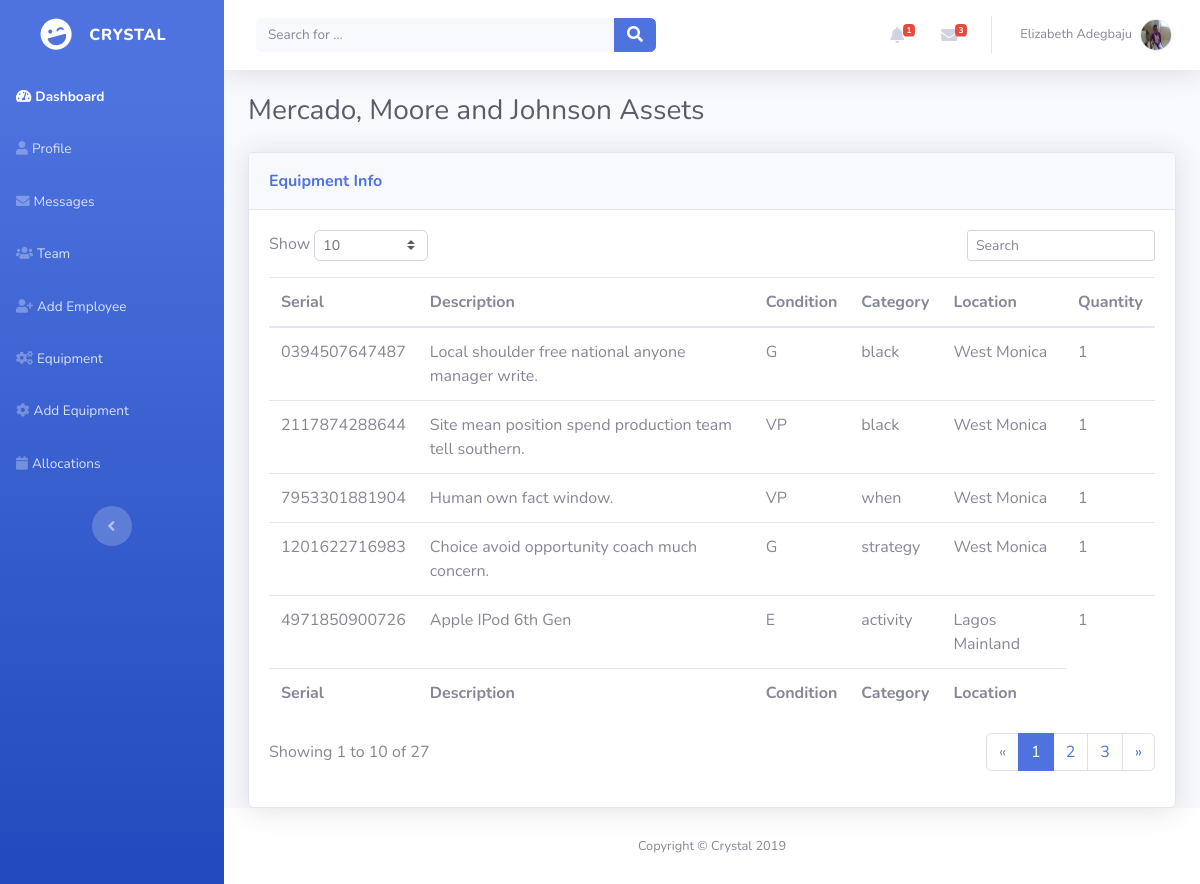
Before: /equipments/ (signed in) with the older database file.
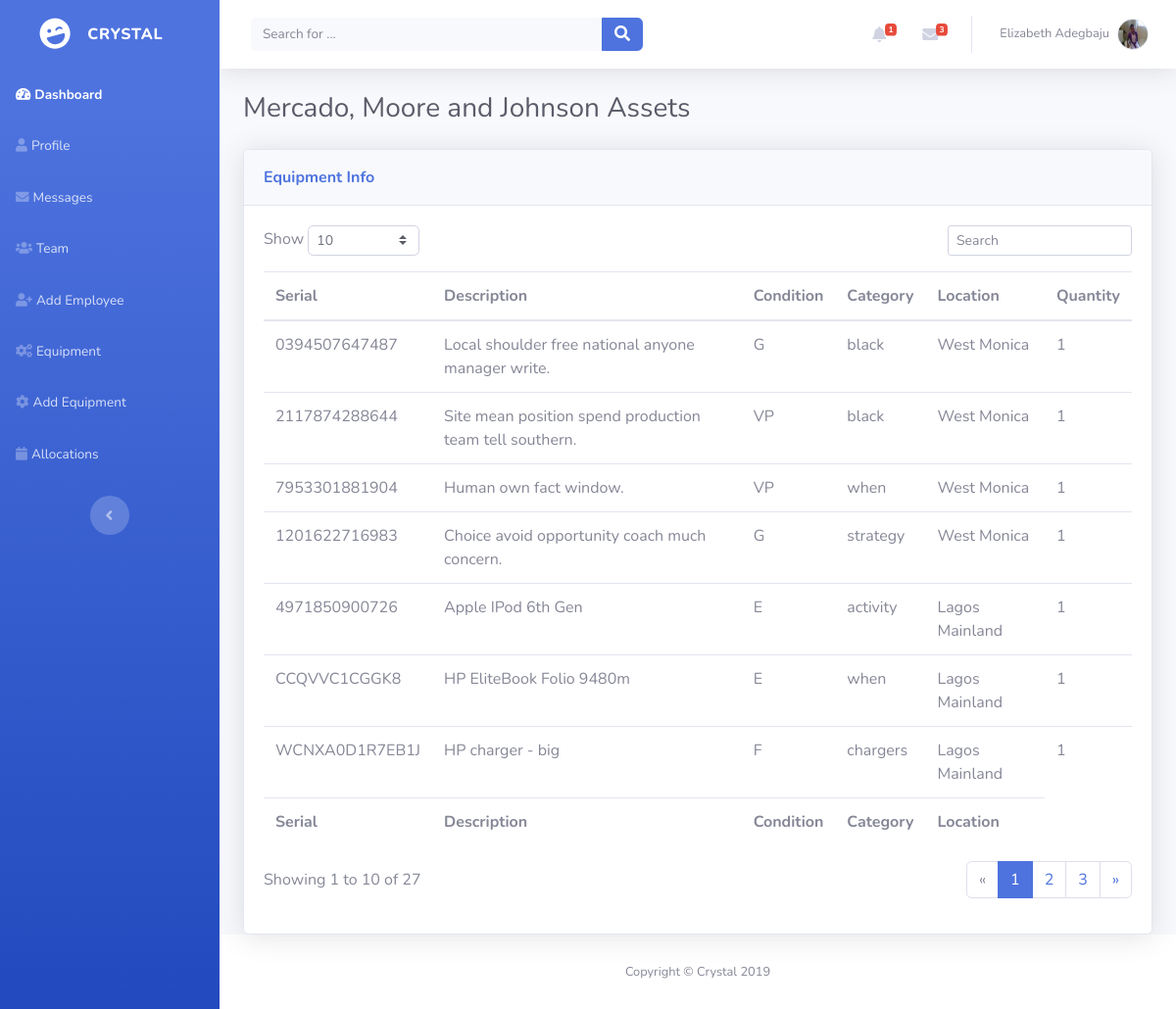
After: the same page with the newer database file.
### dashboard/models.py (models this page shows, shortened)
class User(AbstractUser):
    username = None
    first_name = models.CharField(_('first name'), max_length=30, blank=True)
    last_name = models.CharField(_('last name'), max_length=150, blank=True)
    email = models.EmailField(_('email address'), unique=True)
    USERNAME_FIELD = 'email'
    REQUIRED_FIELDS = []
    objects = UserManager()

class Employee(models.Model):
    user = models.OneToOneField(User, models.CASCADE)
    username = models.CharField(max_length=20)
    image = models.ImageField(upload_to=user_directory_path)
    email_verified = models.BooleanField(default=False)
    location = models.ForeignKey(Location, on_delete=models.PROTECT, default=1)

class Company(models.Model):
    name = models.CharField(max_length=50, help_text='Name of Company')
    verbose_name_plural = 'Companies'

class Equipment(models.Model):
    POSSIBLE_EQUIPMENT_CONDITIONS = [
        ('VP', 'Very Poor'),
        ('F', 'Fair'),
        ('G', 'Good'),
        ('E', 'Excellent'),
    ]
    serial = models.CharField(max_length=20, primary_key=True)
    description = models.TextField(help_text="Enter details on equipment")
    price = models.IntegerField()
    vendor = models.EmailField(help_text="Enter Vendor's email address")
    condition = models.CharField(max_length=20,
                                 choices=POSSIBLE_EQUIPMENT_CONDITIONS)
    category = models.ForeignKey(Category, on_delete=models.CASCADE)
    location = models.ForeignKey(Location, on_delete=models.CASCADE)
    quantity = models.IntegerField(default=1)

class Category(models.Model):
    name = models.CharField(max_length=20, help_text='New category')
    company = models.ForeignKey(Company, on_delete=models.CASCADE)

class Location(models.Model):
    name = models.CharField(
        max_length=20, help_text='Name to identify branch location of Company')
    address = models.TextField(help_text='Address of Office', null=True)
    city = models.CharField(max_length=20, help_text='City', null=True)
    country = models.CharField(max_length=20, help_text='Country', null=True)
    company = models.ForeignKey(Company, on_delete=models.CASCADE)

### dashboard/views.py (the view)
# urls.py: path('equipments/', views.equipments, name='equipments'),
@login_required
def equipments(request):
    if request.method == "GET":
        user = request.user
        unread_messages = Message.objects.filter(to_user=user, from_user_id__gte=2, read=False).order_by('-date_sent')
        alerts = Message.objects.filter(from_user_id=1, to_user=user).order_by('-date_sent')
        company = user.employee.location.company
        equipments = Equipment.objects.filter(location__company=company)
        return render(request, 'equipments.html',
                      {'company': company, 'equipments': equipments, 'unread_messages': unread_messages,
                       'alerts': alerts})

### dashboard/templatetags/profile_extras.py (called while the page is built)
@register.filter
def count(value):
    return len(value)

### templates/equipments.html (shortened to what this page needs)
{% extends 'base_nav.html' %}
{% load static %}
{% load profile_extras %}
{% block content %}
    <div class="container-fluid">
        <h3 class="text-dark mb-4">{{ company.name }} Assets</h3>
        <div class="card shadow">
            <div class="card-header py-3">
                <p class="text-primary m-0 font-weight-bold">Equipment Info</p>
            </div>
            <div class="card-body">
                <div class="row">
                    <div class="col-md-6 text-nowrap">
                        <div id="dataTable_length" class="dataTables_length" aria-controls="dataTable">
                            <label>Show&nbsp;<select
                                    class="form-control form-control-sm custom-select custom-select-sm">
                                <option value="10" selected="">10</option>
                            </select>&nbsp;</label></div>
                    </div>
                    <div class="col-md-6">
                        <div class="text-md-right dataTables_filter" id="dataTable_filter"><label><input
                                type="search" class="form-control form-control-sm"
                                aria-controls="dataTable" placeholder="Search"></label></div>
                    </div>
                </div>
                <div class="table-responsive table mt-2" id="dataTable" role="grid"
                     aria-describedby="dataTable_info">
                    <table class="table dataTable my-0" id="dataTable">
                        <thead>
                        <tr>
                            <th>Serial</th>
                            <th>Description</th>
                            <th>Condition</th>
                            <th>Category</th>
                            <th>Location</th>
                            <th>Quantity</th>
                        </tr>
                        </thead>
                        <tbody>
                        {% for equipment in equipments %}
                            <tr>
                                <td>{{ equipment.serial }}</td>
                                <td>{{ equipment.description }}</td>
                                <td>{{ equipment.condition }}</td>
                                <td>{{ equipment.category.name }}</td>
                                <td>{{ equipment.location.name }}</td>
                                <td>{{ equipment.quantity }}</td>
                            </tr>
                        {% endfor %}
                        </tbody>
                        <tfoot>
                        <tr>
                            <td><strong>Serial</strong></td>
                            <td><strong>Description</strong></td>
                            <td><strong>Condition</strong></td>
                            <td><strong>Category</strong></td>
                            <td><strong>Location</strong></td>
                        </tr>
                        </tfoot>
                    </table>
                </div>
                <div class="row">
                    <div class="col-md-6 align-self-center">
                        <p id="dataTable_info" class="dataTables_info" role="status" aria-live="polite">
                            Showing 1 to 10 of 27</p>
                    </div>
                    <div class="col-md-6">
                        <nav
                                class="d-lg-flex justify-content-lg-end dataTables_paginate paging_simple_numbers">
                            <ul class="pagination">
                                <li class="page-item disabled"><a class="page-link" href="#"
                                                                  aria-label="Previous"><span
                                        aria-hidden="true">«</span></a></li>
                                <li class="page-item active"><a class="page-link" href="#">1</a></li>
                                <li class="page-item"><a class="page-link" href="#">2</a></li>
                                <li class="page-item"><a class="page-link" href="#">3</a></li>
                                <li class="page-item"><a class="page-link" href="#" aria-label="Next"><span
                                        aria-hidden="true">»</span></a></li>
                            </ul>
                        </nav>
                    </div>
                </div>
            </div>
        </div>
    </div>
{% endblock %}

### templates/base_nav.html (shortened to what this page needs)
{% extends 'base.html' %}
{% load static %}
{% load profile_extras %}
{% block sidenav %}
    <nav class="navbar navbar-dark align-items-start sidebar sidebar-dark accordion bg-gradient-primary p-0"
         id="page-top">
        <div class="container-fluid d-flex flex-column p-0">
            <a class="navbar-brand d-flex justify-content-center align-items-center sidebar-brand m-0"
               href="{% url 'home' %}">
                <div class="sidebar-brand-icon rotate-n-15"><i class="fas fa-laugh-wink"></i></div>
                <div class="sidebar-brand-text mx-3"><span>Crystal</span></div>
            </a>
            <ul class="nav navbar-nav text-light" id="accordionSidebar">
                <li class="nav-item" role="presentation"><a class="nav-link active" href="{% url 'dashboard' %}"><i
                        class="fas fa-tachometer-alt"></i><span>Dashboard</span></a></li>
                <li class="nav-item" role="presentation"><a class="nav-link" href="{% url 'profile' %}"><i
                        class="fas fa-user"></i><span>Profile</span></a></li>
                <li class="nav-item" role="presentation"><a class="nav-link" href="{% url 'messages' %}"><i
                        class="fas fa-envelope"></i><span>Messages</span></a></li>
                <li class="nav-item" role="presentation"><a class="nav-link" href="{% url 'team' %}"><i
                        class="fas fa-users"></i><span>Team</span></a></li>
                <li class="nav-item" role="presentation"><a class="nav-link" href="{% url 'add_employee' %}"><i
                        class="fas fa-user-plus"></i><span>Add Employee</span></a></li>
                <li class="nav-item" role="presentation"><a class="nav-link" href="{% url 'equipments' %}"><i
                        class="fas fa-cogs"></i><span>Equipment</span></a></li>
                <li class="nav-item" role="presentation"><a class="nav-link" href="{% url 'add_equipment' %}"><i
                        class="fas fa-cog"></i><span>Add Equipment</span></a></li>
                <li class="nav-item" role="presentation"><a class="nav-link" href="{% url 'allocations' %}"><i
                        class="fas fa-calendar"></i><span>Allocations</span></a></li>
            </ul>
            <div class="text-center d-none d-md-inline">
                <button class="btn rounded-circle border-0" id="sidebarToggle"
                        type="button"></button>
            </div>
        </div>
    </nav>
{% endblock %}
{% block topnav %}
    <div id="content">
        <nav class="navbar navbar-light navbar-expand bg-white shadow mb-4 topbar static-top">
            <div class="container-fluid">
                <form class="form-inline d-none d-sm-inline-block mr-auto ml-md-3 my-2 my-md-0 mw-100 navbar-search">
                    <div class="input-group"><input class="bg-light form-control border-0 small" type="text"
                                                    placeholder="Search for ...">
                        <div class="input-group-append">
                            <button class="btn btn-primary py-0" type="button"><i
                                    class="fas fa-search"></i></button>
                        </div>
                    </div>
                </form>
                <ul class="nav navbar-nav flex-nowrap ml-auto">
                    <li class="nav-item dropdown no-arrow mx-1" role="presentation">
                        <div class="nav-item dropdown no-arrow"><a class="dropdown-toggle nav-link"
                                                                   data-toggle="dropdown"
                                                                   aria-expanded="false" href="#"><span
                                class="badge badge-danger badge-counter">{{ alerts|count }}</span><i
                                class="fas fa-bell fa-fw"></i></a>
                        </div>
                    </li>
                    <li class="nav-item dropdown no-arrow mx-1" role="presentation">
                        <div class="nav-item dropdown no-arrow"><a class="dropdown-toggle nav-link"
                                                                   data-toggle="dropdown"
                                                                   aria-expanded="false" href="#"><i
                                class="fas fa-envelope fa-fw"></i><span
                                class="badge badge-danger badge-counter">{{ unread_messages|count }}</span></a>
                        </div>
                    </li>
                    <li class="nav-item dropdown no-arrow" role="presentation">
                        <div class="nav-item dropdown no-arrow"><a class="dropdown-toggle nav-link"
                                                                   data-toggle="dropdown"
                                                                   aria-expanded="false" href="#"><span
                                class="d-none d-lg-inline mr-2 text-gray-600 small">{{ request.user.first_name }}
                            {{ request.user.last_name }}</span><img class="border rounded-circle img-profile"
                                                                    src={{ request.user.employee.image.url }}></a>
                        </div>
                    </li>
                </ul>
            </div>
        </nav>
    </div>
{% endblock %}

### templates/base.html (shortened to what this page needs)
{% load static %}
<!DOCTYPE html>
<html lang="en">
<head>
    <link rel="stylesheet" href={% static 'bootstrap/css/bootstrap.min.css' %}>
    <link rel="stylesheet" href="https://use.fontawesome.com/releases/v5.7.1/css/all.css">
</head>
{% block body %}
    <div id="wrapper">
        {% block sidenav %}
        {% endblock %}
        <div class="d-flex flex-column" id="content-wrapper">
            {% block topnav %}
            {% endblock %}
            {% block content %}
            {% endblock %}
            <footer class="bg-white sticky-footer">
                <div class="container my-auto">
                    <div class="text-center my-auto copyright"><span>Copyright © Crystal 2019</span></div>
                </div>
            </footer>
        </div><a class="border rounded scroll-to-top" href="#page-top"></a>
    </div>
{% endblock %}
</html>

Changed rows visible on the page:
added Equipment: serial "CCQVVC1CGGK8", description "HP EliteBook Folio 9480m", condition "E", category.name "when", location.name "Lagos Mainland", quantity "1"
added Equipment: serial "WCNXA0D1R7EB1J", description "HP charger - big", condition "F", category.name "chargers", location.name "Lagos Mainland", quantity "1"
